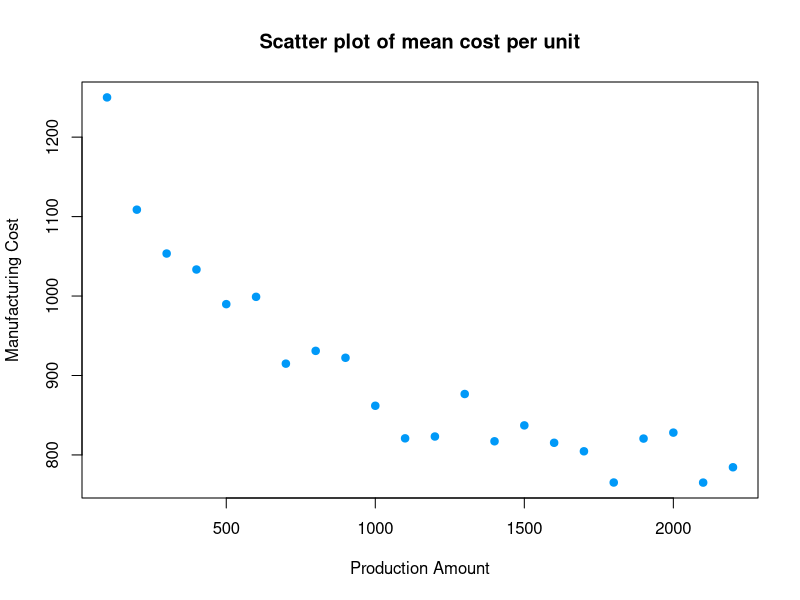
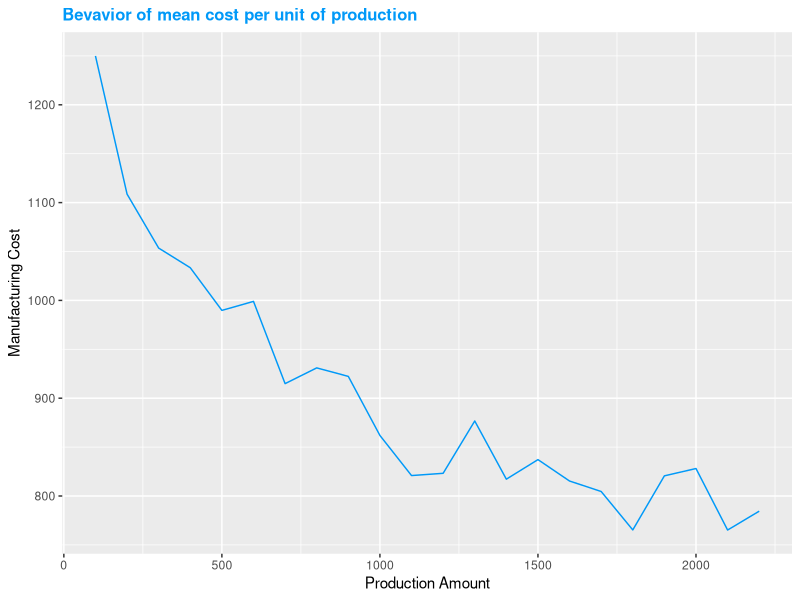
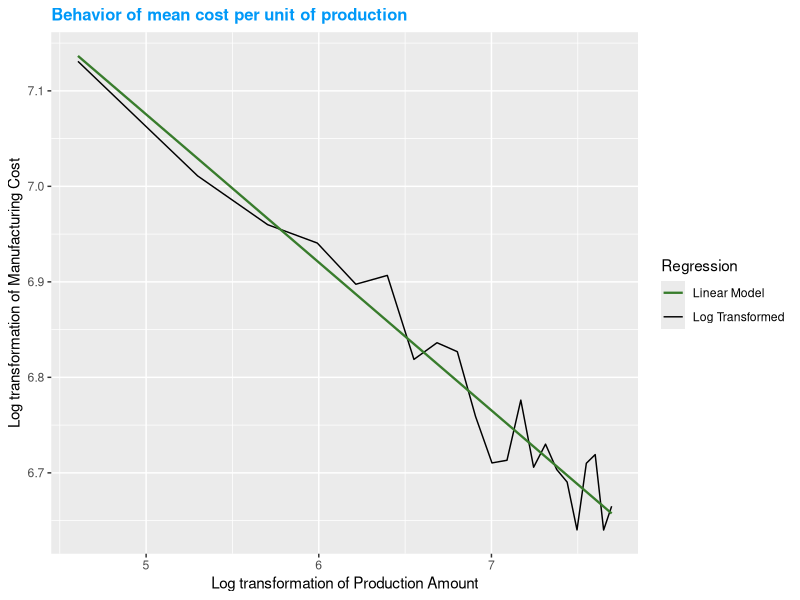
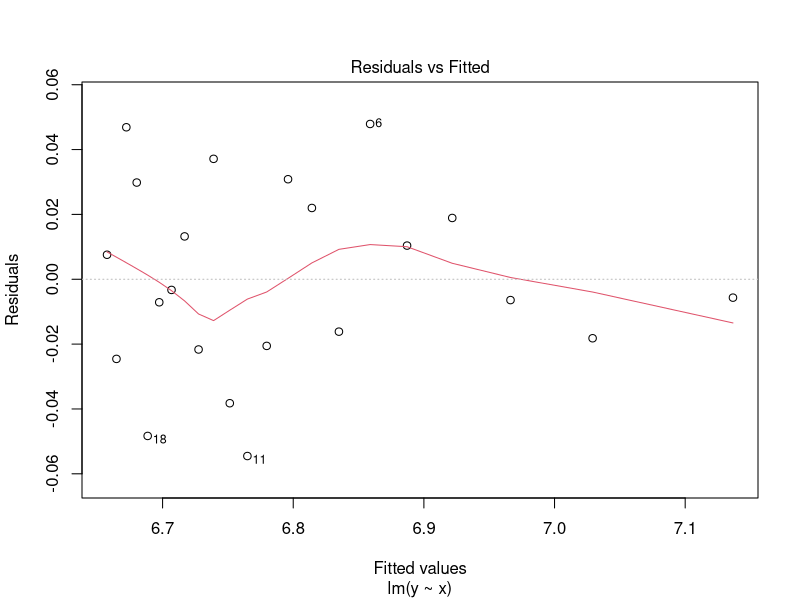
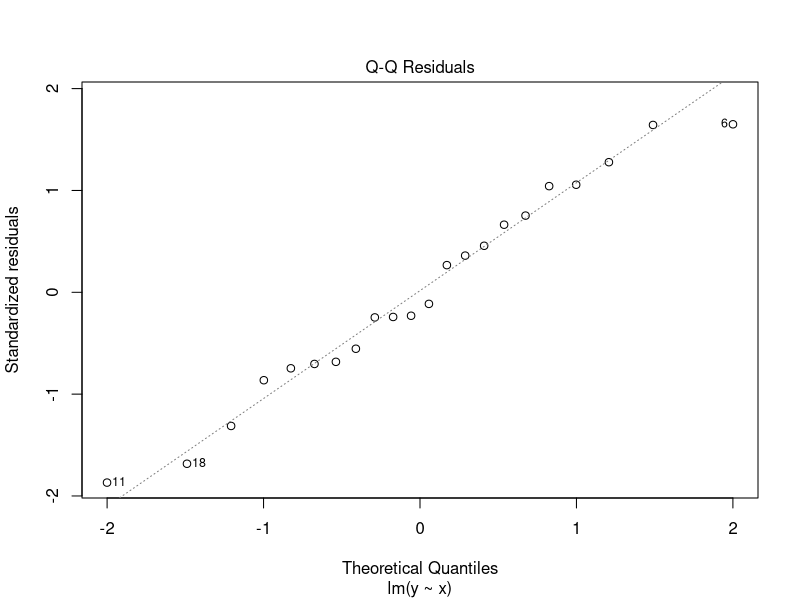
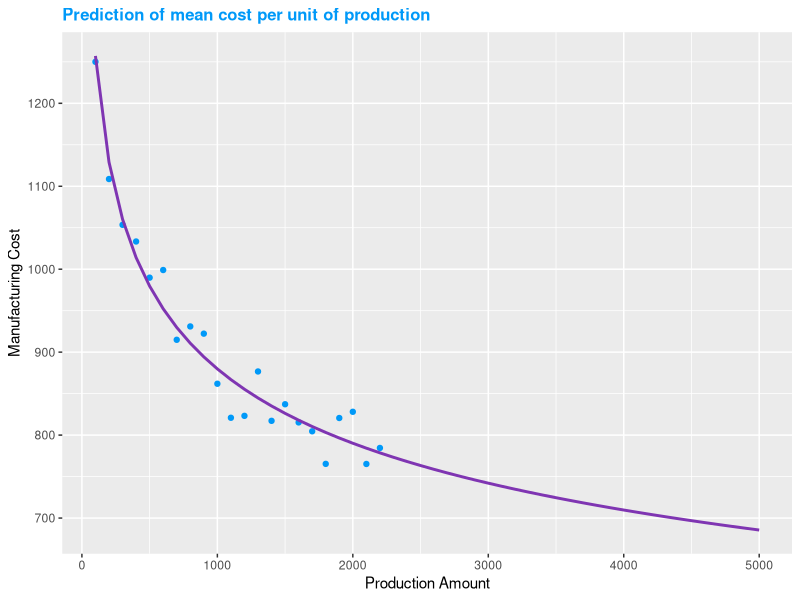
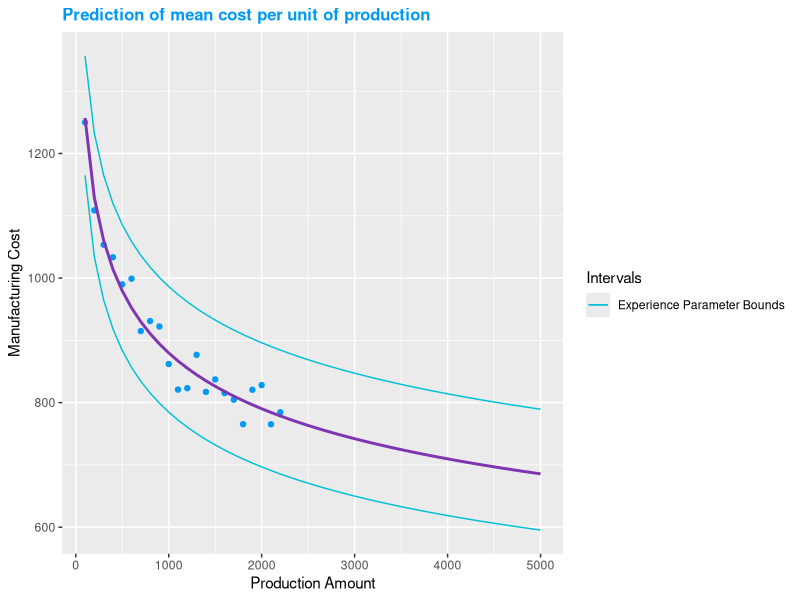
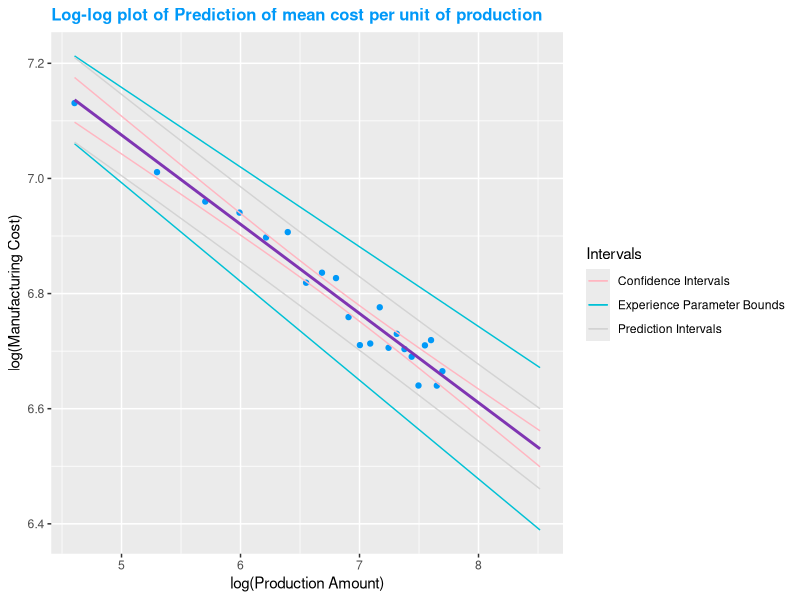

R code for these plots, in order:
## ---- chunk 1
knitr::opts_chunk$set(message = FALSE, warning = FALSE)
## ---- chunk 2
rm(list=ls())
## ---- chunk 3
#import necesary libraries
library(data.table)
library(ggplot2)
library(kableExtra)
library(ggfortify)
## ---- chunk 4
#import data
sol_panels <- fread("Case_Stud_I.csv", sep = ",", header = T)

#display data extract
head(sol_panels) |> 
kbl() |> 
kable_classic_2(full_width = F)

#plot scatter plot of all available data
attach(sol_panels)
plot(number_of_solar_panels, manufacturing_cost, 
     main ="Scatter plot of mean cost per unit", 
     xlab = "Production Amount", 
     ylab = "Manufacturing Cost", 
     pch = 19, 
     col = "#0099F8")
detach(sol_panels)


#show curve with all available data
prod_curve_plot <- ggplot(data = sol_panels, 
                          aes(x= number_of_solar_panels, y = manufacturing_cost)) +
  geom_line(color = "#0099F8")+
  labs(title = "Bevavior of mean cost per unit of production", 
       x= "Production Amount", 
       y = "Manufacturing Cost")+
  theme(plot.title = element_text(color = "#0099F8", size = 12, face = "bold"))

#plot
prod_curve_plot
## ---- chunk 5
#plot the transformed variables
prod_curve_log <- ggplot(data = sol_panels, aes(x= log(number_of_solar_panels), y = log(manufacturing_cost), color = "Log Transformed")) +
  geom_line() +
  labs(title = "Behavior of mean cost per unit of production", 
       x= "Log transformation of Production Amount", 
       y = "Log transformation of Manufacturing Cost")+
  theme(plot.title = element_text(color = "#0099F8", size = 12, face = "bold"))+
  geom_smooth(method = "lm", 
              formula = y ~ x, 
              se = F,
              size = 0.8,
              aes(color = "Linear Model"))+
scale_color_manual(name = "Regression", values = c("Linear Model" = "#387C2C", "Log Transformed" = "black"))
prod_curve_log

## ---- chunk 6
#create a linear model to predict experience curve values
y=log(sol_panels$manufacturing_cost)
x=log(sol_panels$number_of_solar_panels)

# lm.out <- lm(y ~ x)
# exp_curve_pred = lm(log(manufacturing_cost) ~log(number_of_solar_panels), data = sol_panels)
exp_curve_pred = lm(y ~ x)

#check assumptions to see if model fits well
plot(exp_curve_pred, which=c(2,1))
summary(exp_curve_pred)

## ---- chunk 7
# get A from log-log fit intercept
log_A <- exp_curve_pred$coefficients[1]
A <- as.numeric(exp(log_A))
paste("A =",A)

#get b from log-log slope
b <- as.numeric(exp_curve_pred$coefficients[2])
paste("b =",b)
## ---- chunk 8
#progress ratio
prog_ratio = 2^b
paste("The progress ratio is:",prog_ratio)

#learning rate
learn_rate = 1-prog_ratio 
paste("The learning rate is:", learn_rate)
## ---- chunk 9
#create table with units up to 5000 cumulative
pred_cost_table <- data.frame("Production_Amount" = seq(100, 5000, 100))

#add column with predicted value
pred_cost_table["Pred_Cost"] <- (pred_cost_table$Production_Amount^b)*A
## ---- chunk 10
#create a plot to see real data vs prediction
pred_cost_plot <- ggplot() +
  geom_point(data = sol_panels, 
             aes(x= number_of_solar_panels, 
                 y = manufacturing_cost), 
             color = "#0099F8") +
  geom_line(data = pred_cost_table, 
            aes(x= Production_Amount, 
                y = Pred_Cost), 
            color = "#7F35B2", 
            size = 1)+
  labs(title = "Prediction of mean cost per unit of production", 
       x= "Production Amount", 
       y = "Manufacturing Cost")+
  theme(plot.title = element_text(color = "#0099F8", size = 12, face = "bold"))
  
pred_cost_plot

## ---- chunk 11
#show last 4 periods
pred_cost_table[47:50,]
## ---- chunk 12
mean_cost <- mean(pred_cost_table[47:50, "Pred_Cost"])
paste("mean cost= ",mean_cost)
## ---- chunk 13
#calculate confidence intervals
CI = confint(exp_curve_pred)

b_upper = CI[2,2]
b_lower = CI[2,1]

#compare with standard deviation
CI_int=b_upper-b
std = 0.007936
CI_std = 0.007936*1.96
paste("Confidence interval half size=",CI_int)
paste("Confidence interval half size from std error=",CI_std)

# ((b_upper-b_lower)/2)^2
# as.numeric(b_upper-b)^(1/2)

#add individual CI per prod level
pred_cost_table["Upper_Bound"] <- A*(pred_cost_table$Production_Amount^b_upper)
pred_cost_table["Lower_Bound"] <- A*(pred_cost_table$Production_Amount^b_lower)

#plot CI regressions in same graph
pred_cost_plot_CI <- 
  pred_cost_plot + 
  geom_line(data = pred_cost_table,
            aes(x= Production_Amount, y = Upper_Bound, color = "Experience Parameter Bounds"))+
  geom_line(data = pred_cost_table,
            aes(x= Production_Amount, y = Lower_Bound, color = "Experience Parameter Bounds"))+
  scale_color_manual(name = "Intervals", 
                     values = c("Experience Parameter Bounds" = "#00C1D5"))
pred_cost_plot_CI
## ---- chunk 14
#create summary of average values for last 400 units
avg_values <- data.frame("Avg Lower Bound" = round(mean(pred_cost_table[47:50,4]),2),
                        "Avg Production" = round(mean(pred_cost_table[47:50,2]),2),
                        "Avg Upper Bound" = round(mean(pred_cost_table[47:50,3]),2))

#display data extract
avg_values |> 
kbl() |> 
kable_classic_2(full_width = F)
## ---- chunk 15
# Predict confidence interval (and prediction interval)

newx = seq(100,5000,by = 100)

pred_int_pred <- predict(exp_curve_pred, newdata=data.frame(x=log(newx)), interval="prediction",
                         level = 0.95)
conf_int_pred <- predict(exp_curve_pred, newdata=data.frame(x=log(newx)), interval="confidence",
                         level = 0.95)

# summary(exp_curve_pred)
summary(conf_int_pred)
## ---- chunk 16
# log transformed data plot

ggplot() +
  geom_point(data=sol_panels,
             aes(x= log(number_of_solar_panels),
                 y = log(manufacturing_cost)),
             color = "#0099F8") +
  geom_line(data=conf_int_pred,
            aes(x=log(newx),y=fit),color="#7F35B2", 
            size = 1)+
  #upper Experience parameter bound
  geom_line(data = pred_cost_table,
            aes(x= log(Production_Amount), y = log(Upper_Bound), color = "Experience Parameter Bounds"))+
  #lower Experience parameter bound
  geom_line(data = pred_cost_table,
            aes(x= log(Production_Amount), y = log(Lower_Bound), color = "Experience Parameter Bounds"))+
  #lower confidence interval
  geom_line(
            aes(x= log(newx),
                y = conf_int_pred[,2], color = "Confidence Intervals")) +
  #upper confidence interval
  geom_line(
            aes(x= log(newx),
                y = conf_int_pred[,3], color = "Confidence Intervals")) +
  #lower pred interval
  geom_line(
            aes(x= log(newx),
                y = pred_int_pred[,2], color = "Prediction Intervals")) +
  #upper pred interval
  geom_line(
            aes(x= log(newx),
                y = pred_int_pred[,3], color = "Prediction Intervals")) +
  labs(title = "Log-log plot of Prediction of mean cost per unit of production",
       x= "log(Production Amount)",
       y = "log(Manufacturing Cost)")+
  theme(plot.title = element_text(color = "#0099F8", size = 12, face = "bold")) +
  scale_color_manual(name = "Intervals", 
                     values = c("Experience Parameter Bounds" = "#00C1D5", "Confidence Intervals" = "lightpink", "Prediction Intervals"="lightgrey"))

# non transformed data plot
ggplot() +
  geom_point(data=sol_panels,
             aes(x= number_of_solar_panels,
                 y = manufacturing_cost),
             color = "#0099F8") +
  geom_line(data=conf_int_pred,
            aes(x=newx,y=exp(fit)),color="#7F35B2", 
            size = 1)+
  #upper Experience parameter bound
  geom_line(data = pred_cost_table,
            aes(x= Production_Amount, y = Upper_Bound, color = "Experience Parameter Bounds"))+
  #lower Experience parameter bound
  geom_line(data = pred_cost_table,
            aes(x= Production_Amount, y = Lower_Bound, color = "Experience Parameter Bounds"))+
  #lower confidence interval
  geom_line(
            aes(x= newx,
                y = exp(conf_int_pred[,2]), color = "Confidence Intervals")) +
  #upper confidence interval
  geom_line(
            aes(x= newx,
                y = exp(conf_int_pred[,3]), color = "Confidence Intervals")) +
  #lower pred interval
  geom_line(
            aes(x= newx,
                y = exp(pred_int_pred[,2]), color = "Prediction Intervals")) +
  #upper pred interval
  geom_line(
            aes(x= newx,
                y = exp(pred_int_pred[,3]), color = "Prediction Intervals")) +
  labs(title = "Plot of Prediction of mean cost per unit of production",
       x= "log(Production Amount)",
       y = "log(Manufacturing Cost)")+
  theme(plot.title = element_text(color = "#0099F8", size = 12, face = "bold")) +
  scale_color_manual(name = "Intervals", 
                     values = c("Experience Parameter Bounds" = "#00C1D5", "Confidence Intervals" = "lightpink", "Prediction Intervals"="lightgrey"))

## ---- chunk 17
#create summary of average values for last 400 units using confidence interval
avg_values <- data.frame("Interval type" = c("Experience Parameter Bounds","Confidence Interval",
                                             "Prediction Interval"),
                        "Avg Lower Bound" = c(round(mean(pred_cost_table[47:50,4]),2),
                                              round(mean(exp(conf_int_pred[47:50,2]),2)),
                                              round(mean(exp(pred_int_pred[47:50,2]),2))),
                        "Avg Production" = c(round(mean(pred_cost_table[47:50,2]),2),
                                             round(mean(exp(conf_int_pred[47:50,1]),2)),
                                             round(mean(exp(pred_int_pred[47:50,1]),2))),
                        "Avg Upper Bound" = c(round(mean(pred_cost_table[47:50,3]),2),
                                              round(mean(exp(conf_int_pred[47:50,3]),2)),
                                              round(mean(exp(pred_int_pred[47:50,3]),2))))


#display data extract
avg_values |> 
kbl() |> 
kable_classic_2(full_width = F)
